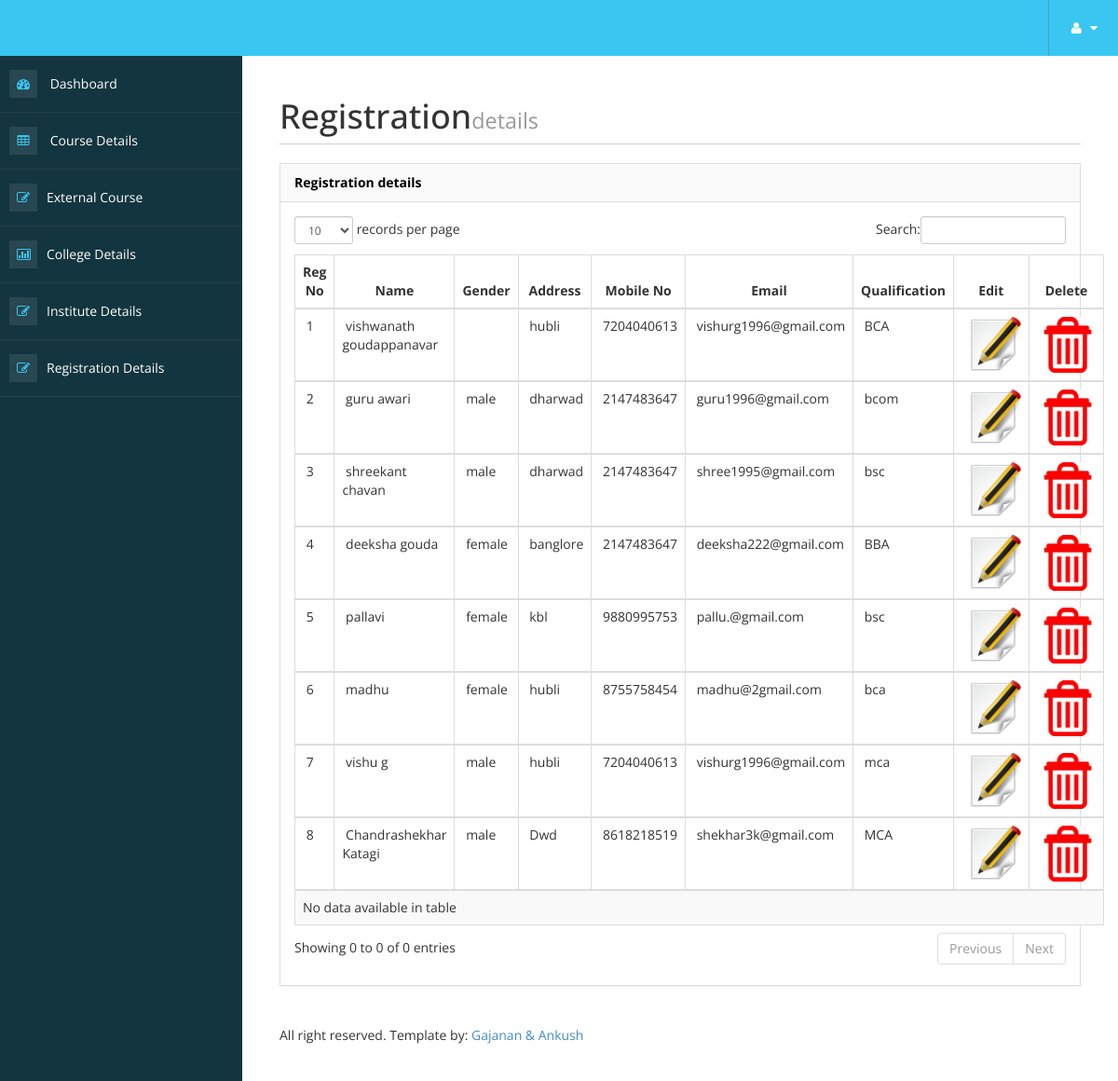
Screenshot of /admin/registration_details_view.php (signed in) with the database file from the repository.
### tables this page shows
CREATE TABLE `registration_details` (
  `reg_id` int(100) NOT NULL auto_increment,
  `first_name` varchar(200) NOT NULL,
  `last_name` varchar(60) NOT NULL,
  `dob` date NOT NULL,
  `gender` varchar(150) NOT NULL,
  `address` varchar(200) NOT NULL,
  `mobile_no` varchar(200) NOT NULL,
  `email` varchar(100) NOT NULL,
  `qualification` varchar(100) NOT NULL,
  `university_name` varchar(60) NOT NULL,
  `year_of_passing` int(11) NOT NULL,
  `obtained_marks` int(11) NOT NULL,
  `total_marks` int(11) NOT NULL,
  `percentage` float NOT NULL,
  `caste` varchar(60) NOT NULL,
  `category` varchar(60) NOT NULL,
  `photo` varchar(200) NOT NULL,
  PRIMARY KEY  (`reg_id`)
);

### admin/registration_details_view.php (the view, shortened to what this page needs)
<!DOCTYPE html>
<html xmlns="http://www.w3.org/1999/xhtml">
<head>
<?php include('metadata.php');?>
<?php include('header.php');?>
<?php include('sidebar.php');?>
</head>
<body>
        <div id="page-wrapper" >
            <div id="page-inner">
			 <div class="row">
                    <div class="col-md-12">
                        <h1 class="page-header">
                            Registration<small>details</small>
                        </h1>
                    </div>
                </div>
            <div class="row">
                <div class="col-md-12">
                    <div class="panel panel-default">
                        <div class="panel-heading">
                             Registration details
                        </div>
						                        <div class="panel-body">
                            <div class="table-responsive">
                                <table class="table table-striped table-bordered table-hover" id="dataTables-example">
<thead>
    <tr>
      <th width="47"><div align="center">Reg No</div></th>
      <th width="47"><div align="center">Name</div></th>
      <th width="55"><div align="center">Gender</div></th>
      <th width="61"><div align="center">Address</div></th>
      <th width="94"><div align="center">Mobile No</div></th>
      <th width="69"><div align="center">Email</div></th>
      <th width="101"><div align="center">Qualification</div></th>
      <th width="55"><div align="center">Edit</div></th>
      <th width="113"><div align="center">Delete</div></th>
    </tr>
	<?php
	$sl=1;
	$sql="select * from registration_details";
	$res=mysql_query($sql);
	while($row=mysql_fetch_array($res))
	{
	?>
    <tr>
      <td height="51">&nbsp;<?php echo $sl++;?></td>
      <td>&nbsp;<?php echo $row['first_name']." ".$row['last_name']?></td>
      <td>&nbsp;<?php echo $row['gender']?></td>
      <td>&nbsp;<?php echo $row['address']?></td>
      <td>&nbsp;<?php echo $row['mobile_no']?></td>
      <td>&nbsp;<?php echo $row['email']?></td>
      <td>&nbsp;<?php echo $row['qualification']?></td>
      <td>&nbsp;<a href="registration_details_edit.php?r_id=<?php echo $row['reg_id'];?>"><img src="images/edit.png" width="60" height="60"></a></td>
      <td>&nbsp;<a href="registration_details_delete.php?r_id=<?php echo $row['reg_id'];?>"><img src="images/delete.jpg" width="60" height="60"></a></td>
    </tr>
	<?php
	}
	?>
		                  </table>
                            </div>
                        </div>
                    </div>
                <?php include('footer.php');?>
			    </div>
            </div>
                </div>
            </div>
</body>
</html>

### admin/assets/css/custom-styles.css (style rules this page uses)
body { font-family: 'Open Sans', sans-serif; }
#page-wrapper { padding: 15px 15px; min-height: 600px; background: #FFFFFF; }
#page-inner { width:100%; margin:10px 20px 10px 0px; background-color:transparent; padding:10px; min-height:1200px; }
h1, .h1, h2, .h2, h3, .h3 { margin-top: 7px; margin-bottom: -5px; }
.panel { border-radius:0px; }
.page-header { padding-bottom: 9px; margin: 10px 0 20px; border-bottom: 1px solid #C7D1DD; }
.panel-default > .panel-heading { color: #000; background-color: #FFFFFF; border-color: #ddd; font-weight:bold; background: #FAFAFA; }
@media (min-width:768px) { #page-wrapper { margin: 0 0 0 260px; padding: 15px 30px; min-height: 1200px; } }

### rows the page displays
registration_details: first_name "vishwanath goudappanavar", address "hubli", mobile_no "7204040613", email "vishurg1996@gmail.com", qualification "BCA"
registration_details: first_name "guru awari", gender "male", address "dharwad", mobile_no "2147483647", email "guru1996@gmail.com", qualification "bcom"
registration_details: first_name "shreekant chavan", gender "male", address "dharwad", mobile_no "2147483647", email "shree1995@gmail.com", qualification "bsc"
registration_details: first_name "deeksha gouda", gender "female", address "banglore", mobile_no "2147483647", email "deeksha222@gmail.com", qualification "BBA"
registration_details: first_name "pallavi", gender "female", address "kbl", mobile_no "9880995753", email "pallu.@gmail.com", qualification "bsc"
registration_details: first_name "madhu", gender "female", address "hubli", mobile_no "8755758454", email "madhu@2gmail.com", qualification "bca"
registration_details: first_name "vishu", last_name "g", gender "male", address "hubli", mobile_no "7204040613", email "vishurg1996@gmail.com", qualification "mca"
registration_details: first_name "Chandrashekhar", last_name "Katagi", gender "male", address "Dwd", mobile_no "8618218519", email "shekhar3k@gmail.com", qualification "MCA"
